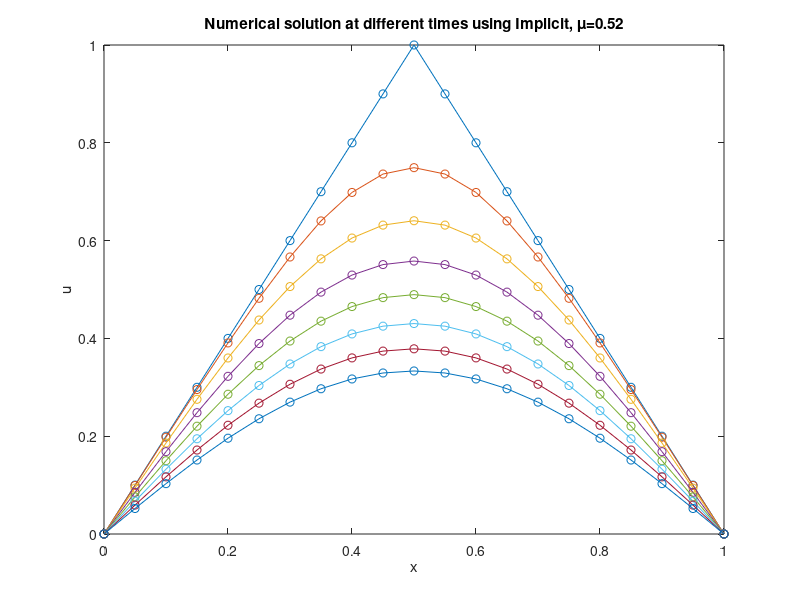
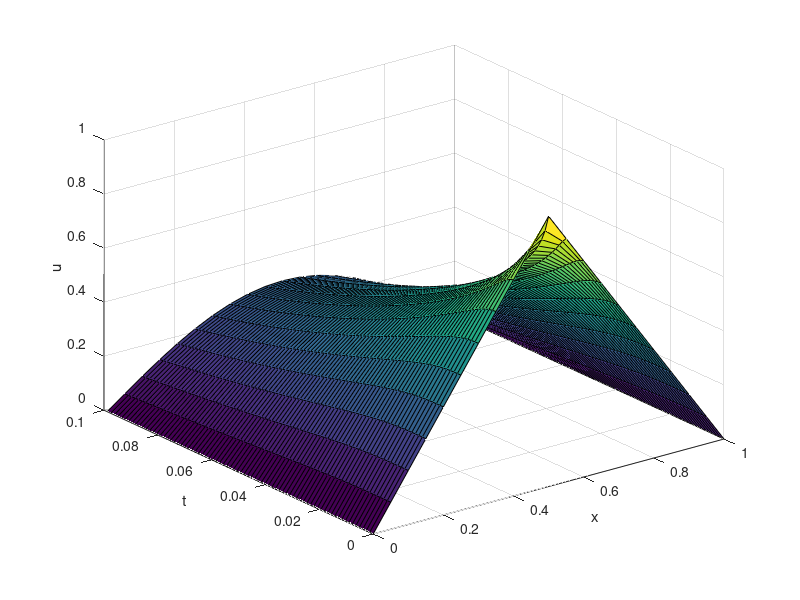

Here is the MATLAB script that generated these plots, in order:
% Copyleft 2018 Jiaming Mei, Shanghaitech
% Source from Radu C. Cascaval, UCCS
%%
%*********************************initial conditions**********************
clear all, clc, close all
dt = 0.0013;
dx = 0.05;
Tf=0.1;
XJ=1;

%initial conditions
u0 = @(x) 1-2*(x-1/2).*sign(x-1/2);%that's amazing!

%Dirichlet boundary conditions
left = @(x) 0*x; %the left boundary condition
right = @(x) 0*x; %the right bondary conditon

%the mesh ratio
mu = dt/(dx^2);

tvals=0:dt:Tf;
xvals=0:dx:XJ;

J=length(xvals);%the J is the real J+1,count from 1.
N=length(tvals);
%Note: the original index j runs from j=1(x=0) to j=J(x=1)
%%
%*********************************Setup the scheme************************
%theta=0; explicit
%theta=1; implicit
%theta=1/2 Crank-Nicolson 
theta =1;
switch theta
    case 0
        scheme=' Explicit';
    case 1
        scheme=' Implicit';
    case 1/2
        scheme=' Crank-Nicolson';
    otherwise
        scheme=' the Theta';
end

u=zeros(J,N);%the first colum is t=0,X-axis is T, Y-axis is x
u(:,1)=u0(xvals);

E=ones(J ,1);
D=spdiags([-E 2*E -E],[-1,0,1],J,J);%create J*J matrix and repalce with..
%full convert sparse to dense
I=speye(J);%sparse eye

A=I+theta*mu*D;%super intelligent method to construct A and B with D!!!!!!!
B=I-(1-theta)*mu*D;

A(1,:)=0;A(1,1)=1;%consider the boundary condition
A(J,:)=0;A(J,J)=1;

[L,U]=lu(A);%LU matrix factorization
%%
%********************************time iteration****************************
for n=1:N-1
    rhs=B*u(:,n);
    y=L\rhs;
    u_n1=U\y;
    u_n1([1,J])=[left(0),right(XJ)];%the boundary condition is zero
    u(:,n+1)=u_n1;
end
for t=1:10:N
    u_t=u(:,t);
    plot(xvals,u_t,'-o');
    hold on
end
hold off
xlabel('x')
ylabel('u')
title(strcat('Numerical solution at different times using ',scheme,', \mu= ',num2str(mu)))
figure

surf(xvals,tvals,u')
%[X,Y]=meshgrid(xvals,tvals);
%surf(X,Y,u');
xlabel('x')
ylabel('t')
zlabel('u')

















 